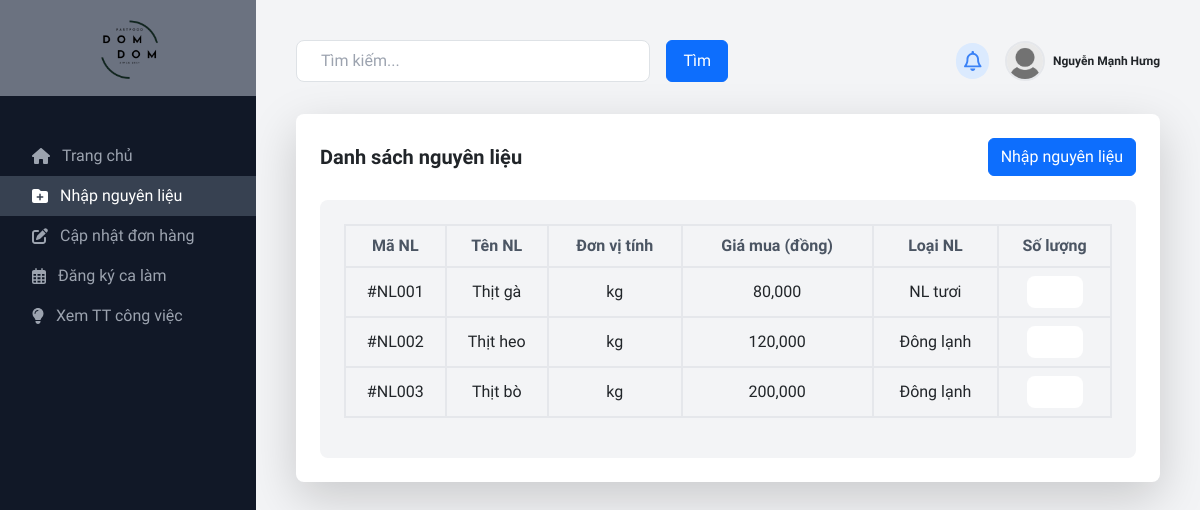
/view/page/kitchenstaff/index.php?i=ingredient (signed in), run on an earlier commit of the app's database.
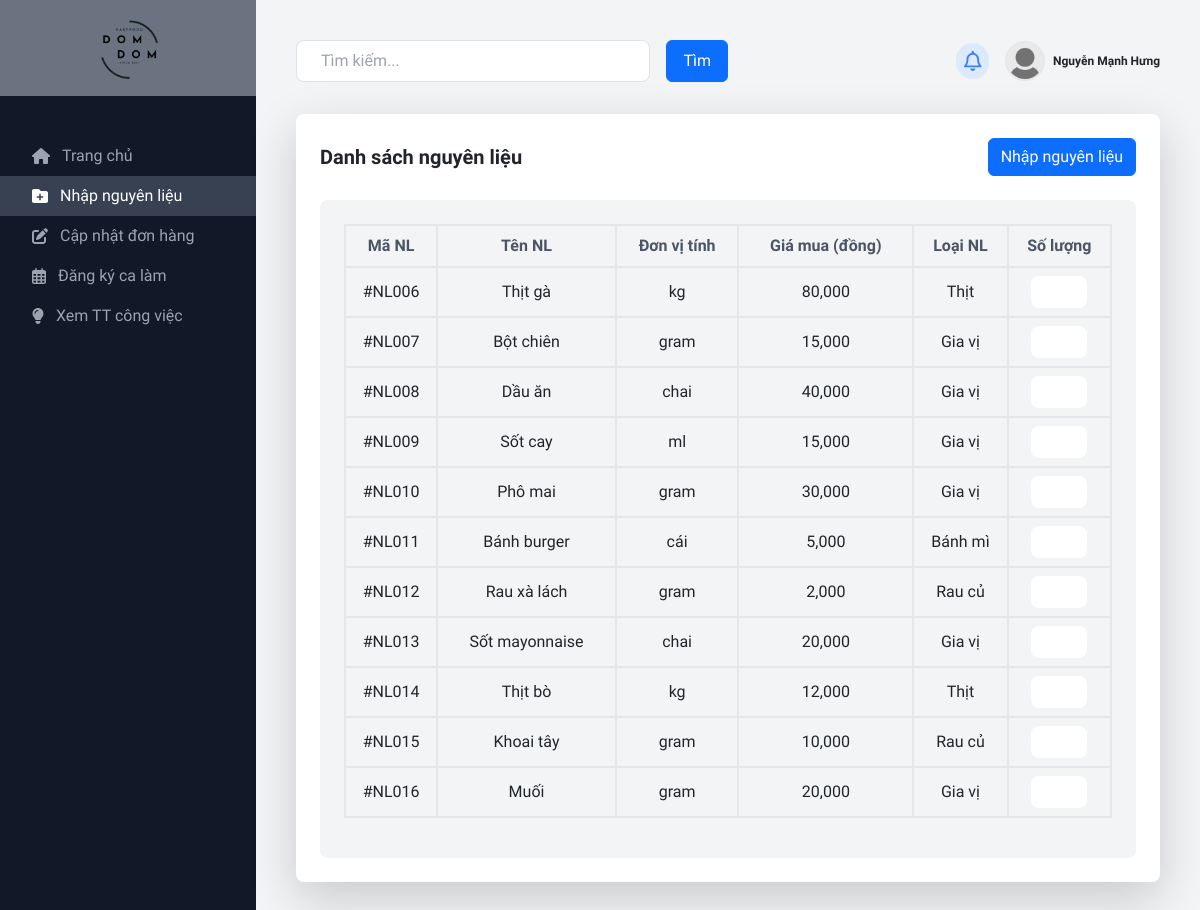
And on a later commit of the database.
### tables this page shows
CREATE TABLE `ingredient` (
  `ingredientID` int(5) NOT NULL,
  `ingredientName` varchar(100) NOT NULL,
  `unitOfcalculaton` varchar(100) NOT NULL,
  `price` decimal(11,2) NOT NULL,
  `typeIngredient` varchar(50) NOT NULL,
  `status` int(1) NOT NULL DEFAULT 1
);

### view/page/kitchenstaff/ingredient/index.php (the view, shortened to what this page needs)
<div class="grid grid-cols-1 md:grid-cols-1 gap-6 mt-8">
    <div class="bg-white p-6 rounded-lg shadow-lg mb-6">
        <div class="flex justify-between items-center mb-4">
            <h2 class="text-xl font-semibold">
                Danh sách nguyên liệu
            </h2>
            <div class="flex items-center">
                <button type="submit" class="btn btn-primary" data-bs-toggle="modal" data-bs-target="#insertModal">Nhập nguyên liệu</button>
            </div>
        </div>
        <div class="h-fit bg-gray-100 rounded-lg p-6">
            <form action="" method="POST">
                <table class="text-base w-full text-center">
                    <thead>
                        <tr>
                            <th class="text-gray-600 border-2 py-2">Mã NL</th>
                            <th class="text-gray-600 border-2 py-2">Tên NL</th>
                            <th class="text-gray-600 border-2 py-2">Đơn vị tính</th>
                            <th class="text-gray-600 border-2 py-2">Giá mua (đồng)</th>
                            <th class="text-gray-600 border-2 py-2">Loại NL</th>
                            <th class="text-gray-600 border-2 py-2">Số lượng</th>
                        </tr>
                    </thead>
                    <tbody>
                        <?php
                        $sql = "SELECT * FROM ingredient";
                        $result = $conn->query($sql);
                        if ($result->num_rows > 0)
                            while ($row = $result->fetch_assoc()) {
                                echo "
                                    <tr>
                                        <td class='py-2 border-2'>#NL0" . ($row["ingredientID"] < 10 ? "0".$row["ingredientID"] : $row["ingredientID"]) . "</td>
                                        <td class='py-2 border-2'>" . $row["ingredientName"] . "</td>
                                        <td class='py-2 border-2'>" . $row["unitOfcalculaton"] . "</td>
                                        <td class='py-2 border-2'>" . str_replace(".00", "", number_format($row["price"], "2", ".", ",")) . "</td>
                                        <td class='py-2 border-2'>" . $row["typeIngredient"] . "</td>
                                        <td class='py-2 border-2'><input type='number' class='w-14 rounded-lg px-2 py-1'></td>
                                    </tr>";
                            }
                        else echo "<tr><td colspan='7' class='text-center pt-2'>Chưa có dữ liệu!</td></tr>";
                        ?>
                    </tbody>
                </table>
            </form>
        </div>
    </div>

### view/page/kitchenstaff/index.php (shortened to what this page needs)
<html lang="en">
<head>
    <link href="../../css/all.css" rel="stylesheet" />
    <link href="../../css/bootstrap.min.css" rel="stylesheet">
    <script src="../../js/tailwindcss.js"></script>
</head>
<body class="bg-gray-900" style="scroll-behavior: smooth; font-family: 'Playwrite DE Grund', cursive;">
    <div class="flex flex-col md:flex-row">
        <div class="w-fit md:w-64">
            <div class="flex items-center justify-center h-20 w-full bg-gray-500 py-5">
                <a href="index.php">
                    <img src="../../../images/logo-nobg.png" alt="Logo" class="size-20">
                </a>
            </div>
            <nav class="mt-10">
                <a class="flex items-center py-2 px-8 text-gray-400 hover:bg-gray-700 hover:text-white adnav" id="home" href="index.php?i=home">
                    <i class="fa-solid fa-home mr-3"></i>Trang chủ
                </a>
                <a class="flex items-center py-2 px-8 text-gray-400 hover:bg-gray-700 hover:text-white adnav" id="ingredient" href="index.php?i=ingredient">
                    <i class="fa-solid fa-folder-plus mr-3"></i>Nhập nguyên liệu
                </a>
                <a class="flex items-center py-2 px-8 text-gray-400 hover:bg-gray-700 hover:text-white adnav" id="update" href="index.php?i=update">
                    <i class="fa-solid fa-pen-to-square mr-3"></i>Cập nhật đơn hàng
                </a>
                <a class="flex items-center py-2 px-8 text-gray-400 hover:bg-gray-700 hover:text-white adnav" id="shift" href="index.php?i=shift">
                    <i class="fa-regular fa-calendar-days mr-3"></i>Đăng ký ca làm
                </a>
                <a class="flex items-center py-2 px-8 text-gray-400 hover:bg-gray-700 hover:text-white adnav" id="info" href="index.php?i=info">
                    <i class="fa-solid fa-lightbulb mr-3"></i>Xem TT công việc
                </a>
            </nav>
        </div>
        <div class="bg-gray-100 flex-1 p-6 pb-2 md:p-10" id="right">
            <div class="flex justify-between items-center mb-6 hover:cursor-pointer">
                <div class="relative w-1/2 flex">
                    <input class="w-full py-2 px-4 mr-2 rounded-lg border border-gray-300" placeholder="Tìm kiếm..." type="text" />
                    <button type="submit" class="btn btn-primary ml-2 px-3">Tìm</button>
                </div>
                <div class="flex items-center hover:cursor-pointer">
                    <div class="ml-4 bg-blue-100 text-blue-500 p-2 rounded-full text-xl hover:bg-blue-500 hover:text-white">
                        <i class="fa-regular fa-bell"></i>
                    </div>
                    <div class="ml-4 flex items-center relative user-container">
                        <img alt="User Avatar" class="rounded-full mr-1 border-solid border-2" height="40" width="40" src="../../../images/user.png" />
                        <span class="text-xs font-bold ml-1">
                            <?php
                            echo $_SESSION["userName"];
                            ?>
                        </span>
                    </div>
                </div>
            </div>
            <?php
            $i = "";
            if (isset($_REQUEST["i"]))
                $i = $_REQUEST["i"];
            else
                $i = "home";
            if ($i != "home")
                require("" . $_REQUEST["i"] . "/index.php");
            else if ($i == "home")
                require("home/index.php");
            ?>
        </div>
    </div>
    </div>
</body>
</html>

### view/page/kitchenstaff/index.php (style rules this page uses)
.activeAd { background-color: rgb(55 65 81); color: #FFF !important; }

What changed in the data, as far as the page shows it:
removed ingredient: ingredientID "1", ingredientName "Thịt gà", unitOfcalculaton "kg", price "80,000", typeIngredient "NL tươi"
removed ingredient: ingredientID "2", ingredientName "Thịt heo", unitOfcalculaton "kg", price "120,000", typeIngredient "Đông lạnh"
removed ingredient: ingredientID "3", ingredientName "Thịt bò", unitOfcalculaton "kg", price "200,000", typeIngredient "Đông lạnh"
added ingredient: ingredientID "6", ingredientName "Thịt gà", unitOfcalculaton "kg", price "80,000", typeIngredient "Thịt"
added ingredient: ingredientID "7", ingredientName "Bột chiên", unitOfcalculaton "gram", price "15,000", typeIngredient "Gia vị"
added ingredient: ingredientID "8", ingredientName "Dầu ăn", unitOfcalculaton "chai", price "40,000", typeIngredient "Gia vị"
added ingredient: ingredientID "9", ingredientName "Sốt cay", unitOfcalculaton "ml", price "15,000", typeIngredient "Gia vị"
added ingredient: ingredientID "10", ingredientName "Phô mai", unitOfcalculaton "gram", price "30,000", typeIngredient "Gia vị"
added ingredient: ingredientID "11", ingredientName "Bánh burger", unitOfcalculaton "cái", price "5,000", typeIngredient "Bánh mì"
added ingredient: ingredientID "12", ingredientName "Rau xà lách", unitOfcalculaton "gram", price "2,000", typeIngredient "Rau củ"
added ingredient: ingredientID "13", ingredientName "Sốt mayonnaise", unitOfcalculaton "chai", price "20,000", typeIngredient "Gia vị"
added ingredient: ingredientID "14", ingredientName "Thịt bò", unitOfcalculaton "kg", price "12,000", typeIngredient "Thịt"
added ingredient: ingredientID "15", ingredientName "Khoai tây", unitOfcalculaton "gram", price "10,000", typeIngredient "Rau củ"
added ingredient: ingredientID "16", ingredientName "Muối", unitOfcalculaton "gram", price "20,000", typeIngredient "Gia vị"
